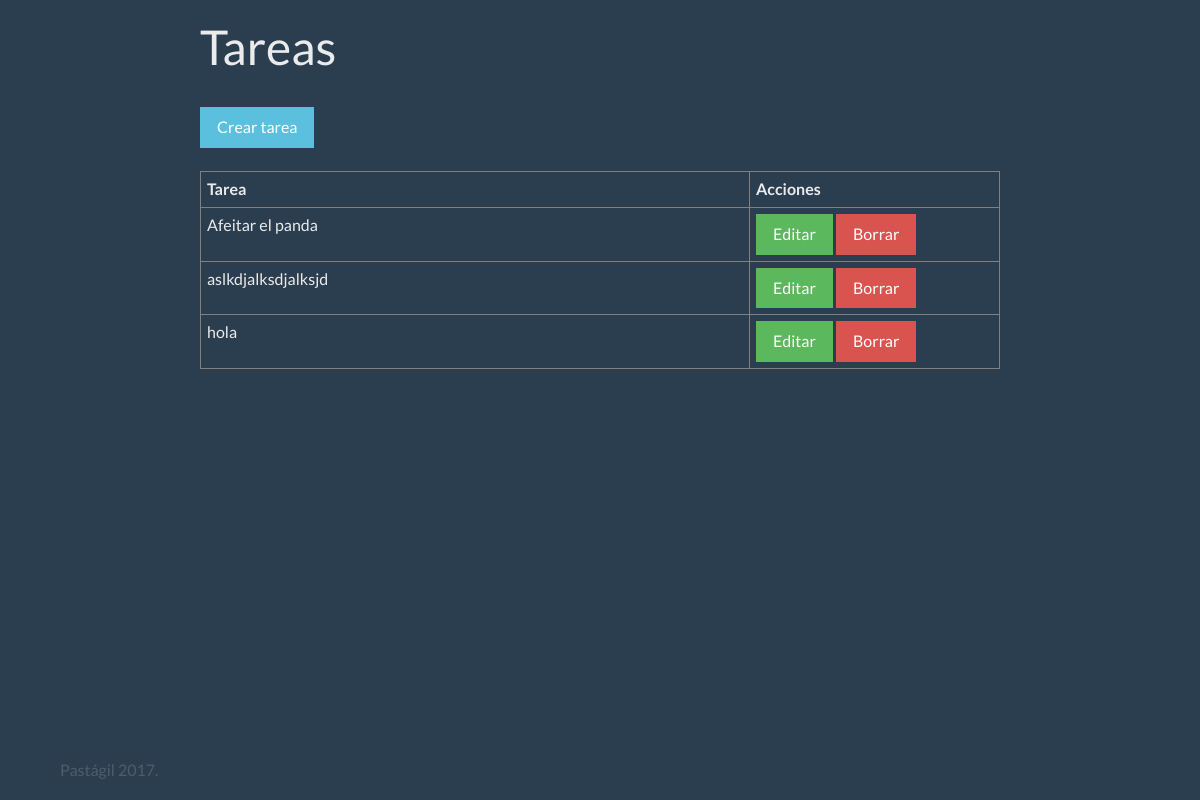
/, run on an earlier commit of the app's database.
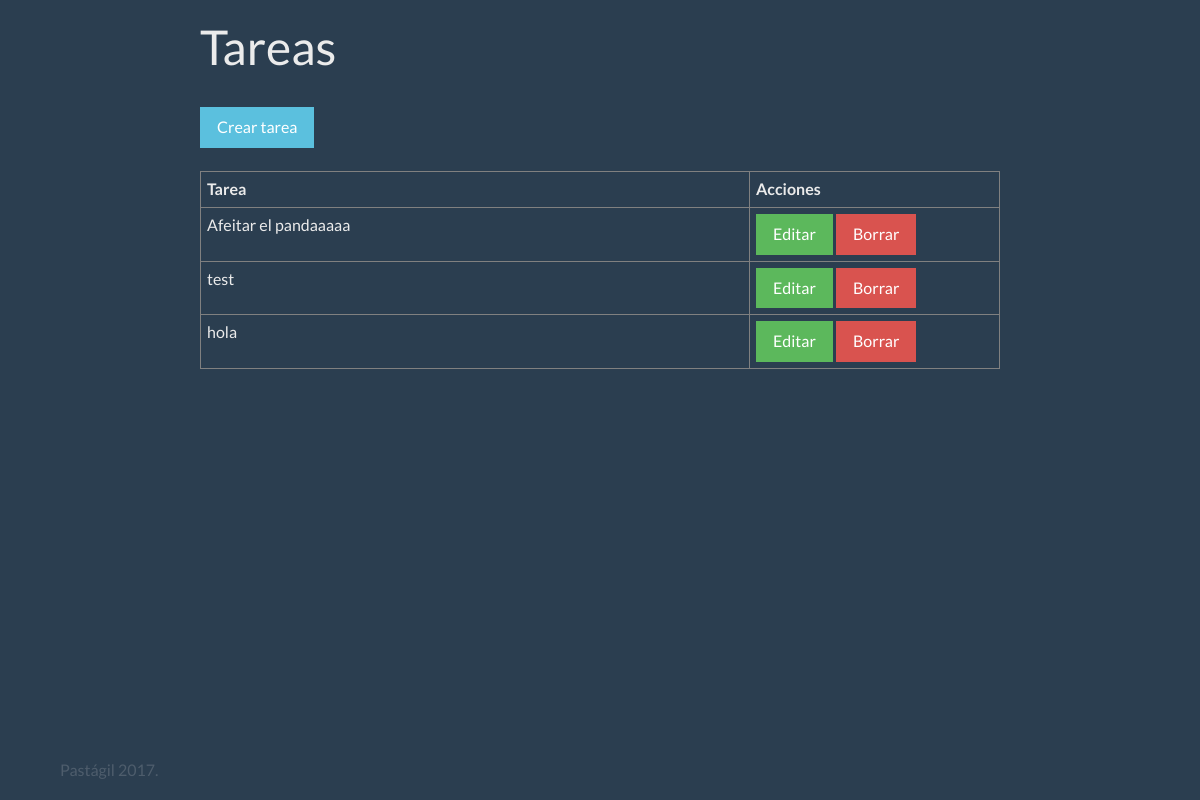
And on a later commit of the database.
### tasklist/models.py (models this page shows, shortened)
class Task(models.Model):
    description = models.CharField(max_length=200, blank=True, null=True, verbose_name = 'Descripción')
    complete = models.BooleanField(default=False, verbose_name = 'Completada')

### tasklist/views.py (the view)
# urls.py: url(r'^$', TaskListView.as_view(), name='task_list'),
class TaskListView(ListView):
    model = Task
    template_name = "tasklist/task_list.html"
    context_object_name = "tasks"

### tasklist/templates/tasklist/task_list.html (shortened to what this page needs)
{% extends 'base.html' %}
{% block content %}
<h1>Tareas</h1>
<br>
<a class="btn btn-info" href="{% url 'tasklist:task_create' %}">Crear tarea</a>
<br><br>
<table class="table table-bordered">
    <tr>
        <th>Tarea</th>
        <th style="width: 250px;">Acciones</th>
    </tr>
    {% for task in tasks %}
    <tr>
        <td>
            {% if task.complete %}
                <del>{{ task.description }}</del>
            {% else %}
                {{ task.description }}
            {% endif %}
        </td>
        <td>
            <a class="btn btn-success" href="{% url 'tasklist:task_edit' task.id %}">Editar</a>
            <a class="btn btn-danger" href="{% url 'tasklist:task_delete' task.id %}">Borrar</a>
        </td>
    </tr>
    {% endfor %}
</table>
{% endblock %}

What changed in the data, as far as the page shows it:
changed Task: description "Afeitar el panda" → "Afeitar el pandaaaaa"
changed Task: description "aslkdjalksdjalksjd" → "test"
